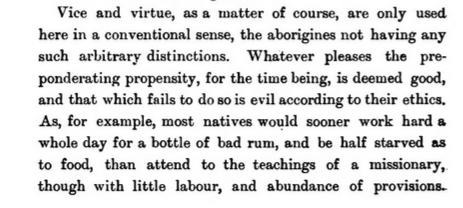
#> input picture Screenshot 2023-07-22 204722.png, 463 x 208 px, found by its file name
$ jupyter execute --allow-errors 'Text recognition ocr.ipynb'
#> lines starting #> are read from the running program, lines starting #| are printed output that depends on the picture; after the words box and inside, x2 and y2 are one past the last pixel; in counts of white or black regions, pixels touching at a corner belong together
[cell 1]
import cv2
import pytesseract
import matplotlib.pyplot as plt

# Set the path to the Tesseract OCR executable
pytesseract.pytesseract.tesseract_cmd = r"E:\vsc\tesseract.exe"
img = cv2.imread(r"C:\Users\zbook 17 g3\Desktop\New folder (4)\Screenshot 2023-07-22 204722.png")
#> img is the input picture: shape (208, 463, 3); min 0, max 255, mean 221.4


gray = cv2.cvtColor(img, cv2.COLOR_BGR2GRAY)
th3=cv2.adaptiveThreshold(gray, 255, cv2.ADAPTIVE_THRESH_GAUSSIAN_C, cv2.THRESH_BINARY, 11, 2)
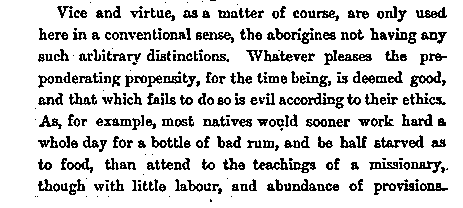
#> th3: shape (208, 463); 83.6% white; black in thin lines or dots, all inside (x1, y1, x2, y2) = (35, 0, 448, 202)
gaussian=cv2.GaussianBlur(th3, (5,5), 0)
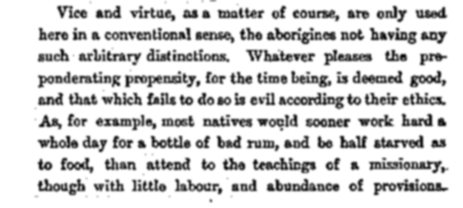
#> gaussian: shape (208, 463); min 11, max 255, mean 213.2


#> (the rest of this cell did not finish here and is left out)
